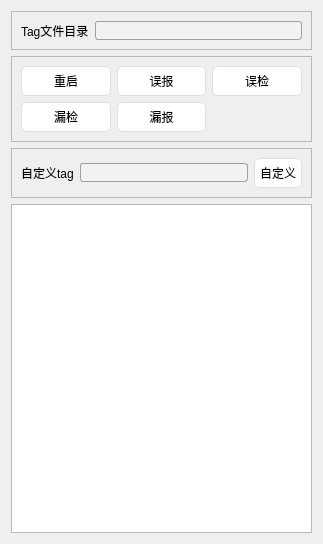
<?xml version="1.0" encoding="UTF-8"?>
<ui version="4.0">
 <class>EventWidget</class>
 <widget class="QWidget" name="EventWidget">
  <property name="geometry">
   <rect>
    <x>0</x>
    <y>0</y>
    <width>323</width>
    <height>544</height>
   </rect>
  </property>
  <property name="windowTitle">
   <string>Form</string>
  </property>
  <property name="styleSheet">
   <string notr="true">/*groupBox*/
QGroupBox{
/*background:#444444;*/
border:0px solid gray;
border-radius:10px;
margin-top:11px;
}

QGroupBox::title {
      subcontrol-origin: margin;
      subcontrol-position: top left;
      padding-top: 5;
      padding-left: 5;
}
/*lineedit*/
QLineEdit {
        border: 1px solid #A0A0A0; /* 边框宽度为1px，颜色为#A0A0A0 */
        border-radius: 3px; /* 边框圆角 */
        padding-left: 5px; /* 文本距离左边界有5px */
        background-color: #F2F2F2; /* 背景颜色 */
        color: #A0A0A0; /* 文本颜色 */
        selection-background-color: #A0A0A0; /* 选中文本的背景颜色 */
        selection-color: #F2F2F2; /* 选中文本的颜色 */
        font-family: &quot;Microsoft YaHei&quot;; /* 文本字体族 */
        font-size: 10pt; /* 文本字体大小 */
}
/*pushbutton*/
QPushButton {
    background-color: #ffffff;
    border: 1px solid #dcdfe6;
    padding: 5px;
    border-radius: 5px;
}

QPushButton:hover {
    background-color: #ecf5ff;
    color: #409eff;
}

QPushButton:pressed, QPushButton:checked {
    border: 1px solid #3a8ee6;
    color: #409eff;
}

QComboBox{
        border:1px solid gray;
        border-radius:3px;
        padding: 5px;
        min-width:4em;
}
QComboBox::drop-down{
subcontrol-origin:padding;
subcontrol-position:top right;
width:20px;
border-left-width:1px;
border-left-color:darkgray;
border-left-style:solid;
border-top-right-radius:3px;
border-bottom-right-radius:3px;
}
QComboBox QAbstractItemView{
border: 2px solid #4E6D8C;
}
QComboBox::down-arrow{
image: url(:/image/down.png);
}

/*表格美化*/
QHeaderView
{
    background:transparent;
}

QHeaderView::section
{
    font-size:14px;
    font-family:&quot;Microsoft YaHei&quot;;
    color:#FFFFFF;
    background:#60669B;
    border:none;
    text-align:left;
    min-height:49px;
    max-height:49px;
    margin-left:0px;
    padding-left:0px;
}

#tableWidget_SenceInfo
{
    background:#FFFFFF;
    border:none;

    font-size:10px;
    font-family:&quot;Microsoft YaHei&quot;;
    color:#666666;
}
QTableWidget::item
{
    border-bottom:1px solid #EEF1F7 ;
}

QTableWidget::item::selected
{
    color:red;
    background:#EFF4FF;
}


QScrollBar::handle:vertical
{
    background: rgba(255,255,255,20%);
    border: 0px solid grey;
    border-radius:3px;
    width: 8px;
}

QScrollBar::add-page:vertical, QScrollBar::sub-page:vertical
{
    background:rgba(255,255,255,10%);
}


QScollBar::add-line:vertical, QScrollBar::sub-line:vertical
{
    background:transparent;
}

/*QCheckBox*/
QCheckBox{
	border: none;/*最外层边框*/
}
QCheckBox::indicator{/*选择框尺寸*/
    background-color: rgba(255, 255, 255);
    border: 0px solid black;
	width: 30px;
	height: 30px;
}
QCheckBox:enabled:checked{
	color: rgb(255, 255, 255);
}
QCheckBox:enabled:!checked{
	color: rgb(0, 0, 0);
}
QCheckBox:enabled:hover{
 	color: rgb(0, 200, 0);
}
QCheckBox:!enabled{
	color: rgb(80, 80, 80);
}
 
QCheckBox::indicator:unchecked {
        image: url(:/image/Switch-close.png);
}
QCheckBox::indicator:unchecked:hover {
       image: url(:/image/Switch-close.png);
}
QCheckBox::indicator:unchecked:pressed {
        image: url(:/image/Switch-close.png);
}
QCheckBox::indicator:checked {
        image: url(:/image/Switch-open.png);
}
QCheckBox::indicator:checked:hover {
        image: url(:/image/Switch-open.png);
}
QCheckBox::indicator:checked:pressed {
        image: url(:/image/Switch-open.png);
}

/*treeWidget*/
QTreeView::branch:has-siblings:!adjoins-item {
	border-image: url(:/image/vline.png) 0;
}
 
QTreeView::branch:has-siblings:adjoins-item {
	border-image: url(:/image/branch-more.png) 0;
}
 
QTreeView::branch:!has-children:!has-siblings:adjoins-item {
	border-image: url(:/image/branch-end.png) 0;
}
 
QTreeView::branch:has-children:!has-siblings:closed,
QTreeView::branch:closed:has-children:has-siblings {
    border-image: none;
    image: url(:/image/branch-closed.png);
}
 
QTreeView::branch:open:has-children:!has-siblings,
QTreeView::branch:open:has-children:has-siblings  {
    border-image: none;
    image: url(:/image/branch-open.png);
}</string>
  </property>
  <layout class="QGridLayout" name="gridLayout_3">
   <item row="0" column="0">
    <widget class="QFrame" name="frame_2">
     <property name="minimumSize">
      <size>
       <width>0</width>
       <height>0</height>
      </size>
     </property>
     <property name="frameShape">
      <enum>QFrame::StyledPanel</enum>
     </property>
     <property name="frameShadow">
      <enum>QFrame::Raised</enum>
     </property>
     <layout class="QHBoxLayout" name="horizontalLayout">
      <item>
       <widget class="QLabel" name="label">
        <property name="text">
         <string>Tag文件目录</string>
        </property>
       </widget>
      </item>
      <item>
       <widget class="QLineEdit" name="editTagPath">
        <property name="enabled">
         <bool>true</bool>
        </property>
       </widget>
      </item>
     </layout>
    </widget>
   </item>
   <item row="1" column="0">
    <widget class="QFrame" name="frame">
     <property name="frameShape">
      <enum>QFrame::StyledPanel</enum>
     </property>
     <property name="frameShadow">
      <enum>QFrame::Raised</enum>
     </property>
     <layout class="QGridLayout" name="gridLayout">
      <item row="0" column="0">
       <widget class="QPushButton" name="btnReboot">
        <property name="text">
         <string>重启</string>
        </property>
       </widget>
      </item>
      <item row="0" column="1">
       <widget class="QPushButton" name="btnAlarmError">
        <property name="text">
         <string>误报</string>
        </property>
       </widget>
      </item>
      <item row="0" column="2">
       <widget class="QPushButton" name="btnCheckError">
        <property name="text">
         <string>误检</string>
        </property>
       </widget>
      </item>
      <item row="1" column="0">
       <widget class="QPushButton" name="btnCheckMissed">
        <property name="text">
         <string>漏检</string>
        </property>
       </widget>
      </item>
      <item row="1" column="1">
       <widget class="QPushButton" name="btnAlarmMissed">
        <property name="text">
         <string>漏报</string>
        </property>
       </widget>
      </item>
     </layout>
    </widget>
   </item>
   <item row="2" column="0">
    <widget class="QFrame" name="frame_3">
     <property name="frameShape">
      <enum>QFrame::StyledPanel</enum>
     </property>
     <property name="frameShadow">
      <enum>QFrame::Raised</enum>
     </property>
     <layout class="QGridLayout" name="gridLayout_2">
      <item row="0" column="0">
       <widget class="QLabel" name="label_2">
        <property name="text">
         <string>自定义tag</string>
        </property>
       </widget>
      </item>
      <item row="0" column="1">
       <widget class="QLineEdit" name="editCustom"/>
      </item>
      <item row="0" column="2">
       <widget class="QPushButton" name="btnCustom">
        <property name="text">
         <string>自定义</string>
        </property>
       </widget>
      </item>
     </layout>
    </widget>
   </item>
   <item row="3" column="0">
    <widget class="QListWidget" name="listWidget"/>
   </item>
  </layout>
 </widget>
 <resources/>
 <connections>
  <connection>
   <sender>btnReboot</sender>
   <signal>clicked()</signal>
   <receiver>EventWidget</receiver>
   <slot>slot_btn_clicked()</slot>
   <hints>
    <hint type="sourcelabel">
     <x>35</x>
     <y>80</y>
    </hint>
    <hint type="destinationlabel">
     <x>371</x>
     <y>55</y>
    </hint>
   </hints>
  </connection>
  <connection>
   <sender>btnAlarmError</sender>
   <signal>clicked()</signal>
   <receiver>EventWidget</receiver>
   <slot>slot_btn_clicked()</slot>
   <hints>
    <hint type="sourcelabel">
     <x>79</x>
     <y>76</y>
    </hint>
    <hint type="destinationlabel">
     <x>346</x>
     <y>69</y>
    </hint>
   </hints>
  </connection>
  <connection>
   <sender>btnCheckError</sender>
   <signal>clicked()</signal>
   <receiver>EventWidget</receiver>
   <slot>slot_btn_clicked()</slot>
   <hints>
    <hint type="sourcelabel">
     <x>136</x>
     <y>81</y>
    </hint>
    <hint type="destinationlabel">
     <x>318</x>
     <y>87</y>
    </hint>
   </hints>
  </connection>
  <connection>
   <sender>btnCheckMissed</sender>
   <signal>clicked()</signal>
   <receiver>EventWidget</receiver>
   <slot>slot_btn_clicked()</slot>
   <hints>
    <hint type="sourcelabel">
     <x>50</x>
     <y>109</y>
    </hint>
    <hint type="destinationlabel">
     <x>400</x>
     <y>110</y>
    </hint>
   </hints>
  </connection>
  <connection>
   <sender>btnAlarmMissed</sender>
   <signal>clicked()</signal>
   <receiver>EventWidget</receiver>
   <slot>slot_btn_clicked()</slot>
   <hints>
    <hint type="sourcelabel">
     <x>85</x>
     <y>118</y>
    </hint>
    <hint type="destinationlabel">
     <x>334</x>
     <y>139</y>
    </hint>
   </hints>
  </connection>
  <connection>
   <sender>btnCustom</sender>
   <signal>clicked()</signal>
   <receiver>EventWidget</receiver>
   <slot>slot_btn_clicked()</slot>
   <hints>
    <hint type="sourcelabel">
     <x>240</x>
     <y>166</y>
    </hint>
    <hint type="destinationlabel">
     <x>361</x>
     <y>176</y>
    </hint>
   </hints>
  </connection>
 </connections>
 <slots>
  <slot>slot_btn_clicked()</slot>
 </slots>
</ui>
